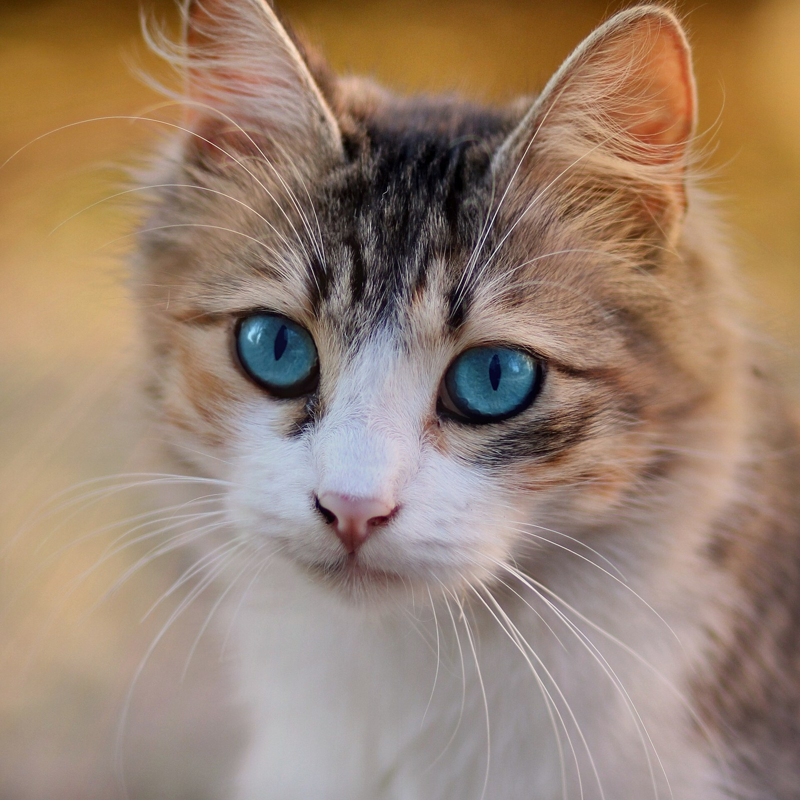
#> input picture ep02-edges/cat.png, 800 x 800 px, found by its file name
$ jupyter execute ep06_refresh.ipynb
#> lines starting #> are read from the running program, lines starting #| are printed output that depends on the picture
# EP06｜120Hz 和 60Hz 差在哪？為什麼高更新率滑起來比較順

像素腦底加！這是影片裡的「更新率模擬器」，按上方的 **執行階段 → 全部執行**（或每格按 ▶️）就能自己跑一遍。
我們模擬眼睛追著移動的東西看時，60Hz、120Hz、240Hz 和黑插幀各會拖出多長的影子；再算手指要等多久、電影和遊戲在不同更新率上的節奏。

⚠️ 這是簡化的示意模型，用來看懂原理，不是某一款真實螢幕的實測數值。

📺 影片：[youtube.com/@pixelbraintw](https://www.youtube.com/@pixelbraintw)

## 0. 準備：載入套件、下載一張貓咪照片（CC0 授權，作者 AdinaVoicu，Wikimedia Commons）

[cell 1]
import os, urllib.request
import numpy as np
import matplotlib.pyplot as plt
from PIL import Image

if not os.path.exists("cat.png"):
    urllib.request.urlretrieve("https://raw.githubusercontent.com/pixelbraintw/pixelbrain-code/main/ep03-oled/cat.png", "cat.png")
cat = np.array(Image.open("cat.png").convert("RGB").resize((360, 360))) / 255.0
speed = 1800                     # 每秒移動 1800 像素（大概是手指快速滑動）

## 1. 眼睛追著看，畫面卻停住：拖影有多長？
把 `speed` 改成你想試的速度，或把 `cases` 改成你螢幕的更新率。

[cell 2]
def smear(img, hz, lit=1.0):
    # 每張畫面亮著的這段時間，眼睛移動了幾個像素
    width = speed / hz * lit
    n = max(1, int(round(width)))
    out = np.zeros_like(img)
    for k in range(n):   # 眼睛往右移，畫面不動
        out += np.roll(img, -k + n // 2, axis=1)
    return out / n, width

cases = {"60Hz": (60, 1.0), "120Hz": (120, 1.0), "240Hz": (240, 1.0), "60Hz 黑插幀": (60, 0.25)}
fig, axes = plt.subplots(1, len(cases), figsize=(16, 4.5))
for ax, (name, (hz, lit)) in zip(axes, cases.items()):
    img, width = smear(cat, hz, lit)
    print(name, "拖影", round(width, 1), "像素")
    ax.imshow(img); ax.set_title(f"{hz}Hz lit={lit}: {width:.1f}px"); ax.axis("off")
#> this loop made 4 passes
#> width on passes 1 to 4: 30, 15, 7.5, 7.5
#| 60Hz 拖影 30.0 像素
#| 120Hz 拖影 15.0 像素
#| 240Hz 拖影 7.5 像素
#| 60Hz 黑插幀 拖影 7.5 像素
#> pass 1, `img, width = smear(cat, hz, lit)`:
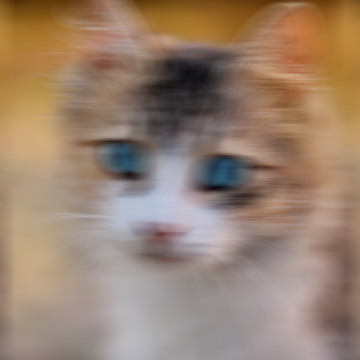
#> img: shape (360, 360, 3) float64; mean R, G, B 0.604, 0.512, 0.44
#> pass 2, `img, width = smear(cat, hz, lit)`:
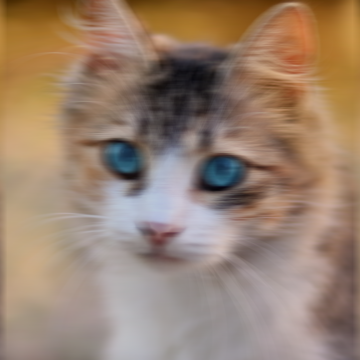
#> img: shape (360, 360, 3) float64; mean R, G, B 0.604, 0.512, 0.44
plt.show()
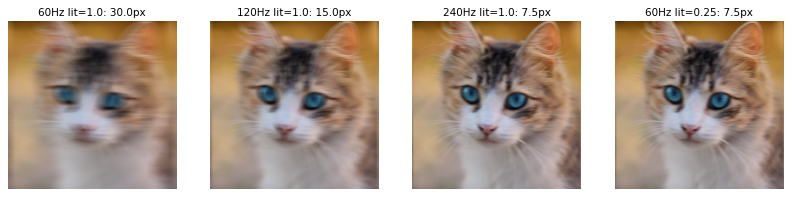
#> figure drawn by matplotlib, 4 panels

## 2. 手指點下去，要等多久才換到下一張？

[cell 3]
rng = np.random.default_rng(0)
touch = rng.uniform(0, 1, 100_000)          # 10 萬次隨機時間點下去（秒）
for hz in (60, 120):
    frame = 1 / hz
    wait = (np.ceil(touch / frame) * frame - touch) * 1000   # 等到下一次換圖，換算成毫秒
    print(f"{hz}Hz 平均等 {wait.mean():.2f} 毫秒，最久 {wait.max():.2f} 毫秒")

## 3. 每秒 24 格的電影，放在 60Hz 和 120Hz 上
試試把 `(60, 120)` 改成 `(90, 144)`，看哪一個會整整齊齊。

[cell 4]
for hz in (60, 120):
    ticks = np.arange(hz)                         # 一秒內的每一次換圖
    film = np.floor(ticks * 24 / hz).astype(int)  # 這時電影放到第幾格
    counts = np.bincount(film)[:8]               # 每格被放了幾次
    print(f"{hz}Hz 每格放幾次：", counts.tolist())

## 4. 遊戲每秒畫 90 張，螢幕每秒換 60 次

[cell 5]
ticks = np.arange(12)
shown = np.floor(ticks * 90 / 60).astype(int)  # 每次換圖時，拿最新畫好的那一張
steps = np.diff(shown)                          # 相鄰兩次換圖，遊戲畫面前進了幾張
print("螢幕拿到第幾張：", shown.tolist())
print("每次前進幾張：", steps.tolist())

## 5. 不等換圖就把新畫面塞進去：撕裂

[cell 6]
W = 900
canvas = np.full((360, W, 3), 0.12)
x_old, x_new = 200, 200 + speed // 90           # 下一張畫面裡，貓咪往右移了 20 像素
tear = 150                                      # 螢幕由上往下更新到這一行時，新畫面到了
canvas[:tear, x_old:x_old + 360] = cat[:tear]
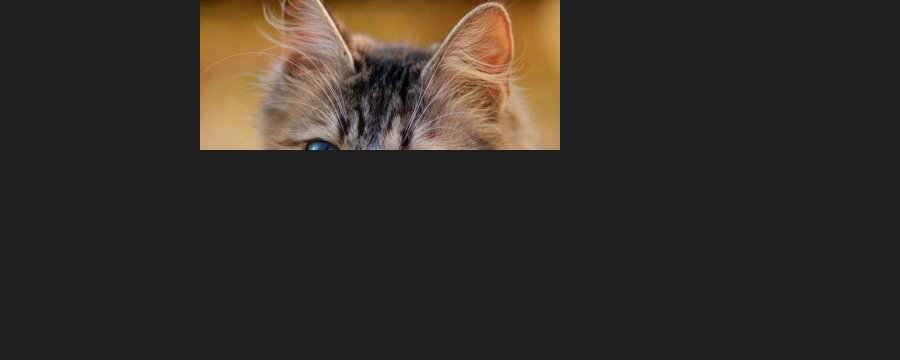
#> canvas: shape (360, 900, 3) float64; mean R, G, B 0.197, 0.174, 0.151
canvas[tear:, x_new:x_new + 360] = cat[tear:]
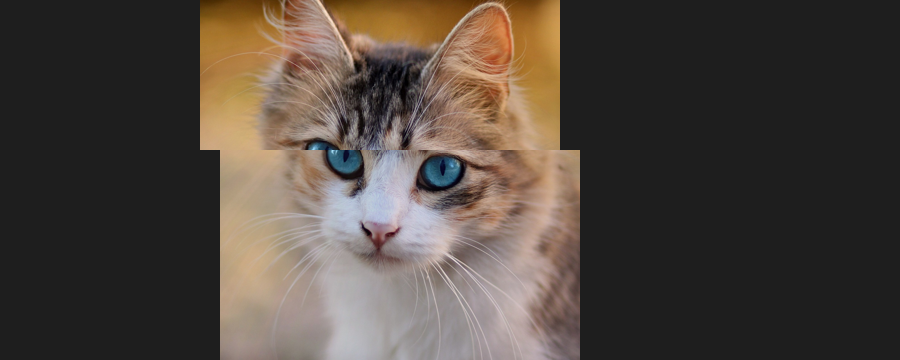
#> canvas: shape (360, 900, 3) float64; mean R, G, B 0.314, 0.277, 0.248
plt.figure(figsize=(10, 4)); plt.imshow(canvas); plt.axis("off"); plt.show()
